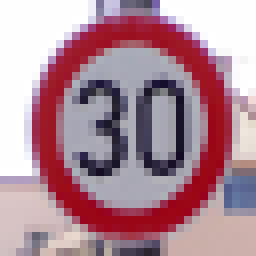
#> input picture signs_small/1_speed_limit_30_2_32x32.png, 32 x 32 px (shown 8 times larger)
$ jupyter execute --allow-errors Traffic_Sign_Classifier.ipynb   (shell and % lines are left out)
#> lines starting #> are read from the running program, lines starting #| are printed output that depends on the picture
# Self-Driving Car Engineer Nanodegree

## Deep Learning

## Project: Build a Traffic Sign Recognition Classifier

In this notebook, a template is provided for you to implement your functionality in stages, which is required to successfully complete this project. If additional code is required that cannot be included in the notebook, be sure that the Python code is successfully imported and included in your submission if necessary.

> **Note**: Once you have completed all of the code implementations, you need to finalize your work by exporting the iPython Notebook as an HTML document. Before exporting the notebook to html, all of the code cells need to have been run so that reviewers can see the final implementation and output. You can then export the notebook by using the menu above and navigating to  \n",
    "**File -> Download as -> HTML (.html)**. Include the finished document along with this notebook as your submission.

In addition to implementing code, there is a writeup to complete. The writeup should be completed in a separate file, which can be either a markdown file or a pdf document. There is a [write up template](https://github.com/udacity/CarND-Traffic-Sign-Classifier-Project/blob/master/writeup_template.md) that can be used to guide the writing process. Completing the code template and writeup template will cover all of the [rubric points](https://review.udacity.com/#!/rubrics/481/view) for this project.

The [rubric](https://review.udacity.com/#!/rubrics/481/view) contains "Stand Out Suggestions" for enhancing the project beyond the minimum requirements. The stand out suggestions are optional. If you decide to pursue the "stand out suggestions", you can include the code in this Ipython notebook and also discuss the results in the writeup file.

>**Note:** Code and Markdown cells can be executed using the **Shift + Enter** keyboard shortcut. In addition, Markdown cells can be edited by typically double-clicking the cell to enter edit mode.

---
## Step 0: Load The Data

[cell 1]
# Imports

import pickle
import random
import numpy as np
import scipy
import matplotlib.pyplot as plt

import tensorflow as tf
from tensorflow.contrib.layers import flatten

from PIL import Image
from PIL import ImageEnhance

from sklearn.utils import shuffle
#from sklearn.preprocessing import normalize

[cell 2]
# constants

EPOCHS = 30
BATCH_SIZE = 50
LEARNING_RATE = 0.001

MODEL_FOLDER = "./networks_backup/"
MODEL_PATH = MODEL_FOLDER + "exp3"

NETWORK_TO_RESTORE = MODEL_FOLDER + "exp3_after_epoch_30"

[cell 3]
# toolkit

def rgb2gray(rgb):
    return np.dot(rgb[...,:3], [0.299, 0.587, 0.114])

# [18 lines left out: functions print_random_image, print_random_greyscale, not called in this run]

def print_image(img):
    plt.figure(figsize=(1,1))
    plt.imshow(img)

# [16 lines left out: functions print_sign_occurrences, increase_contrast, not called in this run]

def normalize(arr):
    # from: http://stackoverflow.com/questions/7422204/intensity-normalization-of-image-using-pythonpil-speed-issues

    """
    Linear normalization
    http://en.wikipedia.org/wiki/Normalization_%28image_processing%29
    """
    arr = arr.astype('float')
    # Do not touch the alpha channel
    for i in range(3):
        minval = arr[...,i].min()
        maxval = arr[...,i].max()
        if minval != maxval:
            arr[...,i] -= minval
            arr[...,i] *= (1.0/(maxval-minval))
#> this loop made 3 passes
#> minval on passes 1 to 3: 20, 2, 21
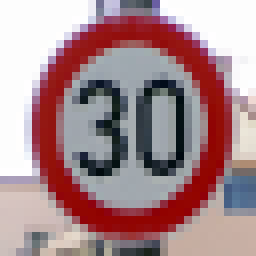
#> arr: shape (32, 32, 3) float64 (shown 8 times larger); mean R, G, B 0.663, 0.54, 0.556
    return arr

# [26 lines left out: functions greyscale_and_normalize, greyscale_and_normalize_dataset, barchart, topk_to_barcharts, not called in this run]

### ----------------------------------------------------------------------------------------------------------------

def preprocess(rgb_arr):
    return normalize(rgb_arr)

def read_png_and_copy_to_dataset(path, dataset):
    image_rgb_pil = Image.open(path).convert('RGB')
    #contrast = ImageEnhance.Contrast(image_rgb_pil)
    #image_rgb_pil = contrast.enhance(2)
    image_rgb = np.asarray(image_rgb_pil)
    image_rgb = preprocess(image_rgb)
    print_image(image_rgb)
    np.copyto(dataset, image_rgb, casting='unsafe')

[cell 4]
# Load pickled data

training_file = "train.p"
validation_file= "valid.p"
testing_file = "test.p"

#> (the rest of this cell did not finish here and is left out)

---

## Step 1: Dataset Summary & Exploration

The pickled data is a dictionary with 4 key/value pairs:

- `'features'` is a 4D array containing raw pixel data of the traffic sign images, (num examples, width, height, channels).
- `'labels'` is a 1D array containing the label/class id of the traffic sign. The file `signnames.csv` contains id -> name mappings for each id.
- `'sizes'` is a list containing tuples, (width, height) representing the the original width and height the image.
- `'coords'` is a list containing tuples, (x1, y1, x2, y2) representing coordinates of a bounding box around the sign in the image. **THESE COORDINATES ASSUME THE ORIGINAL IMAGE. THE PICKLED DATA CONTAINS RESIZED VERSIONS (32 by 32) OF THESE IMAGES**

Complete the basic data summary below. Use python, numpy and/or pandas methods to calculate the data summary rather than hard coding the results. For example, the [pandas shape method](http://pandas.pydata.org/pandas-docs/stable/generated/pandas.DataFrame.shape.html) might be useful for calculating some of the summary results.

### Provide a Basic Summary of the Data Set Using Python, Numpy and/or Pandas

#> (a cell that did not finish here is left out)

### Include an exploratory visualization of the dataset

Visualize the German Traffic Signs Dataset using the pickled file(s). This is open ended, suggestions include: plotting traffic sign images, plotting the count of each sign, etc.

The [Matplotlib](http://matplotlib.org/) [examples](http://matplotlib.org/examples/index.html) and [gallery](http://matplotlib.org/gallery.html) pages are a great resource for doing visualizations in Python.

**NOTE:** It's recommended you start with something simple first. If you wish to do more, come back to it after you've completed the rest of the sections.

#> (a cell that did not finish here is left out)

#> (a cell that did not finish here is left out)

----

## Step 2: Design and Test a Model Architecture

Design and implement a deep learning model that learns to recognize traffic signs. Train and test your model on the [German Traffic Sign Dataset](http://benchmark.ini.rub.de/?section=gtsrb&subsection=dataset).

There are various aspects to consider when thinking about this problem:

- Neural network architecture
- Play around preprocessing techniques (normalization, rgb to grayscale, etc)
- Number of examples per label (some have more than others).
- Generate fake data.

Here is an example of a [published baseline model on this problem](http://yann.lecun.com/exdb/publis/pdf/sermanet-ijcnn-11.pdf). It's not required to be familiar with the approach used in the paper but, it's good practice to try to read papers like these.

**NOTE:** The LeNet-5 implementation shown in the [classroom](https://classroom.udacity.com/nanodegrees/nd013/parts/fbf77062-5703-404e-b60c-95b78b2f3f9e/modules/6df7ae49-c61c-4bb2-a23e-6527e69209ec/lessons/601ae704-1035-4287-8b11-e2c2716217ad/concepts/d4aca031-508f-4e0b-b493-e7b706120f81) at the end of the CNN lesson is a solid starting point. You'll have to change the number of classes and possibly the preprocessing, but aside from that it's plug and play!

### Pre-process the Data Set (normalization, grayscale, etc.)

Use the code cell (or multiple code cells, if necessary) to implement the first step of your project.

### Model Architecture

[cell 8]
### Define your architecture here.
### Feel free to use as many code cells as needed.

# [71 lines left out: function LeNet, not called in this run]


#> (the rest of this cell did not finish here and is left out)

#> (a cell that did not finish here is left out)

#> (a cell that did not finish here is left out)

### Train, Validate and Test the Model

A validation set can be used to assess how well the model is performing. A low accuracy on the training and validation
sets imply underfitting. A high accuracy on the training set but low accuracy on the validation set implies overfitting.

#> (a cell that did not finish here is left out)

#> (a cell that did not finish here is left out)

---

## Step 3: Test a Model on New Images

To give yourself more insight into how your model is working, download at least five pictures of German traffic signs from the web and use your model to predict the traffic sign type.

You may find `signnames.csv` useful as it contains mappings from the class id (integer) to the actual sign name.

### Load and Output the Images

[cell 13]
### Load the images and plot them here.
### Feel free to use as many code cells as needed.

X_own_test = np.ndarray((8, 32, 32, 3))
y_own_test = np.array([1, 1, 5, 9, 14, 17, 35, 36])

read_png_and_copy_to_dataset("signs_small/1_speed_limit_30_2_32x32.png", X_own_test[0])
read_png_and_copy_to_dataset("signs_small/1_speed_limit_30_32x32.png", X_own_test[1])
#> call 2 of read_png_and_copy_to_dataset, with path = 'signs_small/1_speed_limit_30_32x32.png'
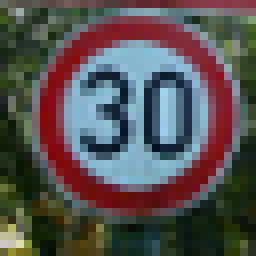
#> input picture signs_small/1_speed_limit_30_32x32.png, 32 x 32 px (shown 8 times larger)
#> the loop in normalize (call 2), `for i in range(3):` made 3 passes
#> (minval, maxval) on passes 1 to 3: (2, 223), (6, 223), (2, 235)
#> after the loop in normalize (call 2), `for i in range(3):`:
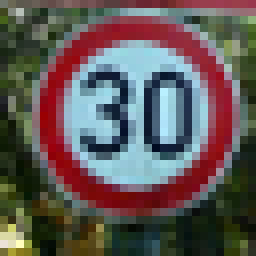
#> arr: shape (32, 32, 3) float64 (shown 8 times larger); mean R, G, B 0.381, 0.348, 0.338
read_png_and_copy_to_dataset("signs_small/5_speed_limit_80_32x32.PNG", X_own_test[2])
#> call 3 of read_png_and_copy_to_dataset, with path = 'signs_small/5_speed_limit_80_32x32.PNG'
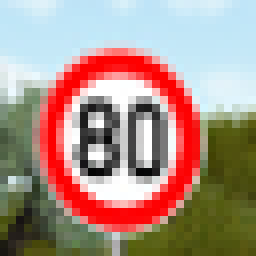
#> input picture signs_small/5_speed_limit_80_32x32.PNG, 32 x 32 px (shown 8 times larger)
read_png_and_copy_to_dataset("signs_small/9_no_passing_32x32.PNG", X_own_test[3])
#> call 4 of read_png_and_copy_to_dataset, with path = 'signs_small/9_no_passing_32x32.PNG'
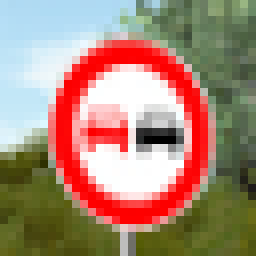
#> input picture signs_small/9_no_passing_32x32.PNG, 32 x 32 px (shown 8 times larger)
read_png_and_copy_to_dataset("signs_small/14_stop_32x32.PNG", X_own_test[4])
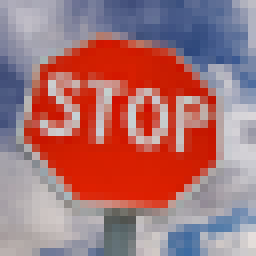
#> input picture signs_small/14_stop_32x32.PNG, 32 x 32 px (shown 8 times larger)
#> the loop in normalize (call 5), `for i in range(3):` made 3 passes
#> (minval, maxval) on passes 1 to 3: (47, 229), (13, 222), (0, 220)
#> after the loop in normalize (call 5), `for i in range(3):`:
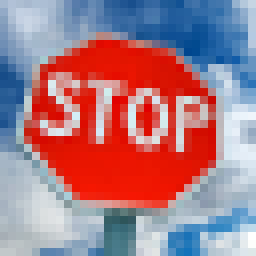
#> arr: shape (32, 32, 3) float64 (shown 8 times larger); mean R, G, B 0.658, 0.484, 0.528
read_png_and_copy_to_dataset("signs_small/17_no_entry_32x32.PNG", X_own_test[5])
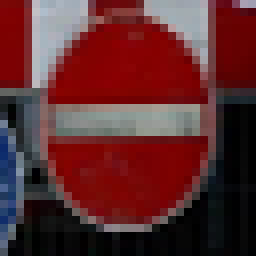
#> input picture signs_small/17_no_entry_32x32.PNG, 32 x 32 px (shown 8 times larger)
#> the loop in normalize (call 6), `for i in range(3):` made 3 passes
#> maxval on passes 1 to 3: 194, 193, 203
#> after the loop in normalize (call 6), `for i in range(3):`:
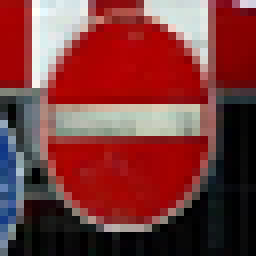
#> arr: shape (32, 32, 3) float64 (shown 8 times larger); mean R, G, B 0.482, 0.225, 0.225
